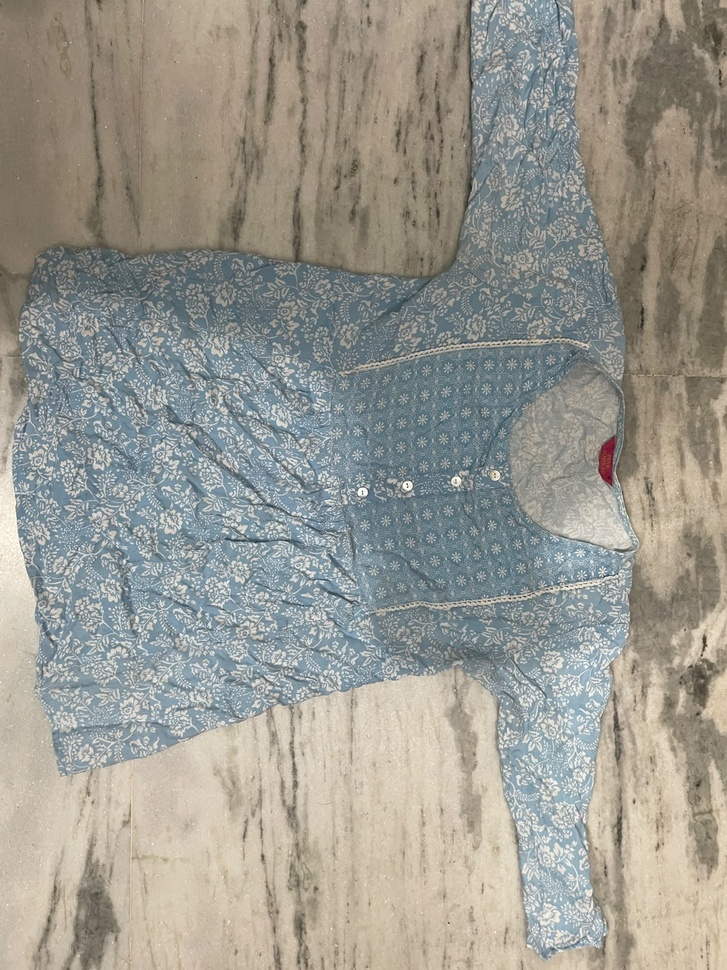
#> input picture backend/uploads/1784311420481-WhatsApp Image 2026-07-17 at 9.52.18 PM (2).jpeg, 727 x 970 px, shrunk from 1200 x 1600 before the run
$ python slice_panels.py 'uploads/1784311420481-WhatsApp Image 2026-07-17 at 9.52.18 PM (2).jpeg' 'uploads/1784311420499-WhatsApp Image 2026-07-17 at 9.52.18 PM (1).jpeg'
#> lines starting #> are read from the running program, lines starting #| are printed output that depends on the picture
from PIL import Image
import os
import sys

def slice_5_panel(input_path, size_string):
    try:
        img = Image.open(input_path)
#> img is the input picture: PIL image 727x970 RGB; mean R, G, B 154.4, 152.7, 144.3
    except Exception as e:
        print(f"Error opening image: {e}")
        return

    w, h = img.size
#> w = 727; h = 970
    panel_width = w // 5
#> panel_width = 145

    views = ["front", "back", "side", "full", "closeup"]
    out_dir = "C:/Users/vansh/.gemini/antigravity/scratch/anchor/backend/uploads/pregenerated"
    os.makedirs(out_dir, exist_ok=True)

    # We will use the generic 'pregenerated' hash, but wait, the system searches for
    # matches based on pHash. In `gemini.js` it scans `uploads/pregenerated` for `hash_XXL_60_front.png`.
    # It reads `hash` from the anchor.
    # To test it, the user can just use this hash if we know it.
    product_hash = "281f01f349dc"

    for i, view in enumerate(views):
        left = i * panel_width
        box = (left, 0, left + panel_width, h)
        panel = img.crop(box)

        filename = f"{product_hash}_{size_string}_{view}.png"
        panel.save(os.path.join(out_dir, filename))
        print(f"Saved: {filename}")
#> this loop made 5 passes
#> pass 1, in slice_5_panel, `panel = img.crop(box)`:
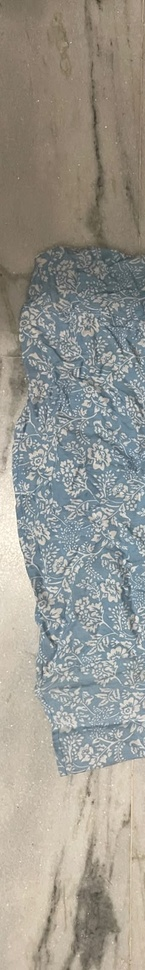
#> panel: PIL image 145x970 RGB; mean R, G, B 153.8, 151.7, 144
#> pass 2, in slice_5_panel, `panel = img.crop(box)`:
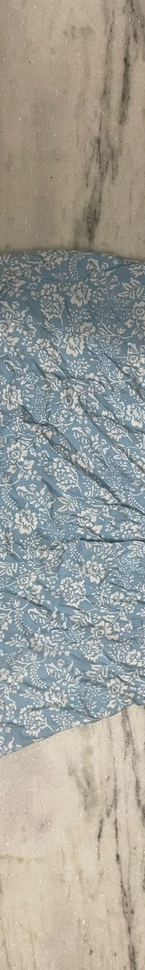
#> panel: PIL image 145x970 RGB; mean R, G, B 159.4, 158.9, 151.9
#> pass 3, in slice_5_panel, `panel = img.crop(box)`:
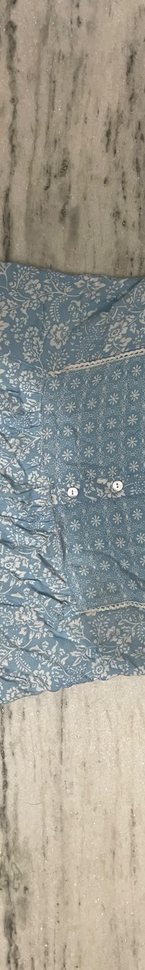
#> panel: PIL image 145x970 RGB; mean R, G, B 153.5, 152.3, 143.9
#> after the loop:
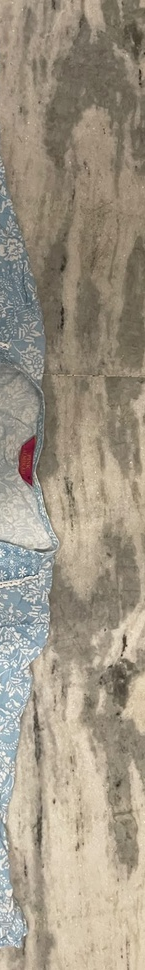
#> panel: PIL image 145x970 RGB; mean R, G, B 158.8, 149.1, 132.8

if __name__ == "__main__":
    if len(sys.argv) < 3:
        print("Usage: python slice_panels.py <image_path> <size_string (e.g., XXL_60)>")
    else:
        slice_5_panel(sys.argv[1], sys.argv[2])

$ run again, on backend/uploads/1784311466776-WhatsApp Image 2026-07-17 at 9.52.18 PM (1).jpeg
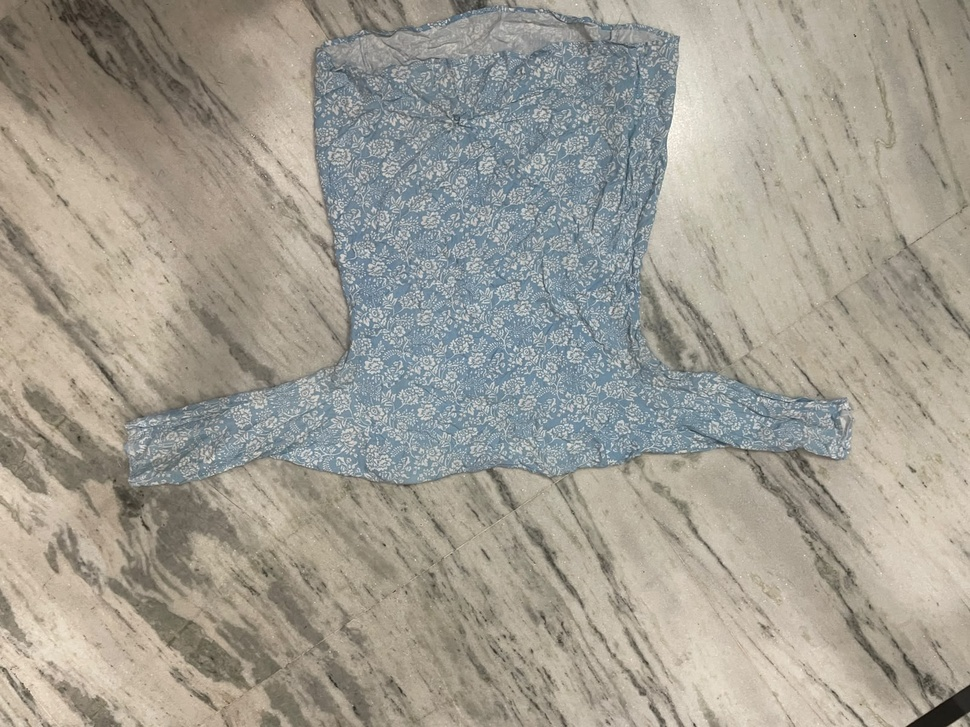
#> input picture backend/uploads/1784311466776-WhatsApp Image 2026-07-17 at 9.52.18 PM (1).jpeg, 970 x 727 px, shrunk from 1600 x 1200 before the run
#> in slice_5_panel, img is the input picture: PIL image 970x727 RGB; mean R, G, B 160.5, 156.5, 145.9
#> the loop in slice_5_panel, `for i, view in enumerate(views):` made 5 passes
#> pass 1, in slice_5_panel, `panel = img.crop(box)`:
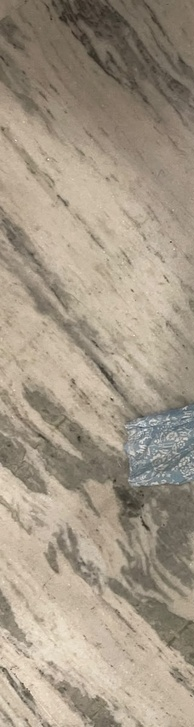
#> panel: PIL image 194x727 RGB; mean R, G, B 163, 151, 134
#> after the loop in slice_5_panel, `for i, view in enumerate(views):`:
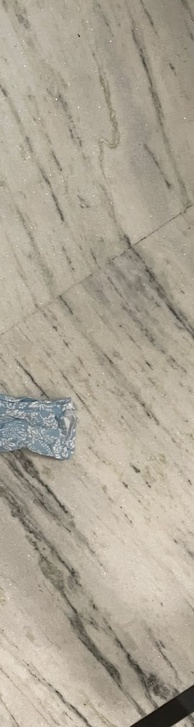
#> panel: PIL image 194x727 RGB; mean R, G, B 172.9, 165, 149.7

$ run again, on backend/uploads/1784311420512-WhatsApp Image 2026-07-17 at 9.52.18 PM.jpeg
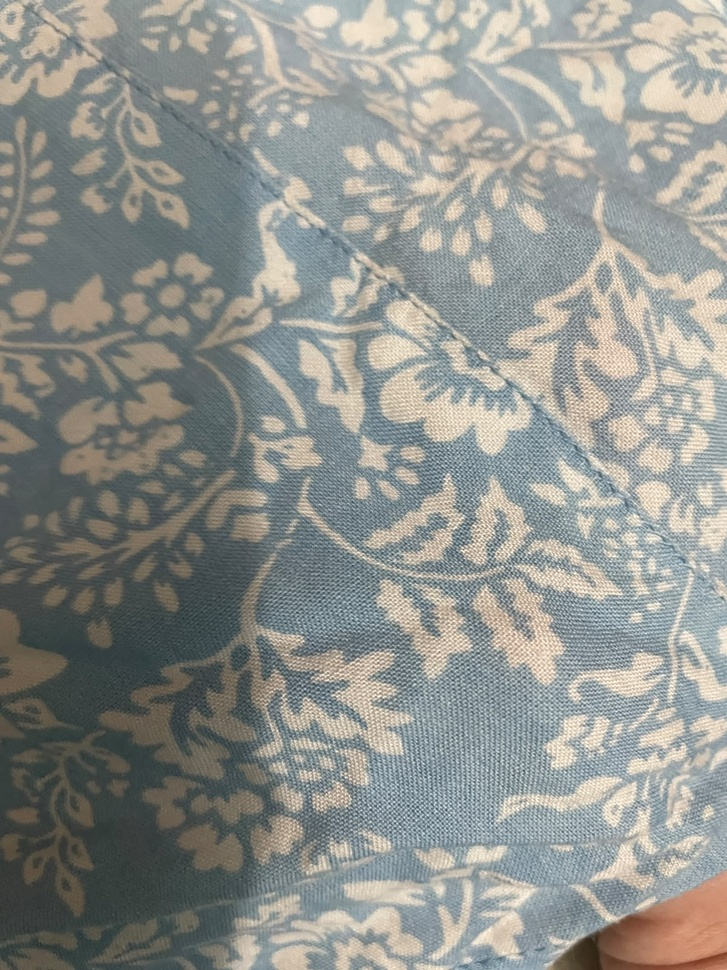
#> input picture backend/uploads/1784311420512-WhatsApp Image 2026-07-17 at 9.52.18 PM.jpeg, 727 x 970 px, shrunk from 1200 x 1600 before the run
#> in slice_5_panel, img is the input picture: PIL image 727x970 RGB; mean R, G, B 144.6, 146.4, 141.6
#> the loop in slice_5_panel, `for i, view in enumerate(views):` made 5 passes
#> pass 1, in slice_5_panel, `panel = img.crop(box)`:
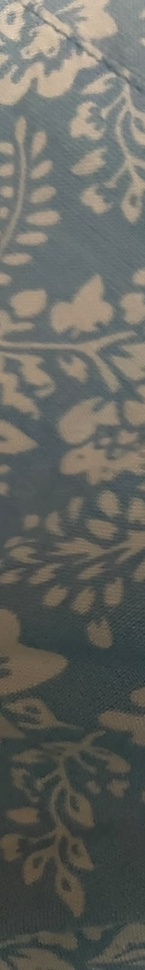
#> panel: PIL image 145x970 RGB; mean R, G, B 100.7, 101.9, 95.9
#> after the loop in slice_5_panel, `for i, view in enumerate(views):`:
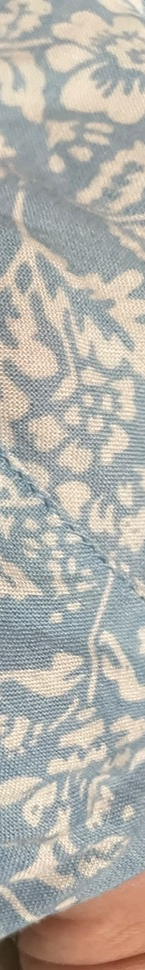
#> panel: PIL image 145x970 RGB; mean R, G, B 179.9, 177.1, 170.1
